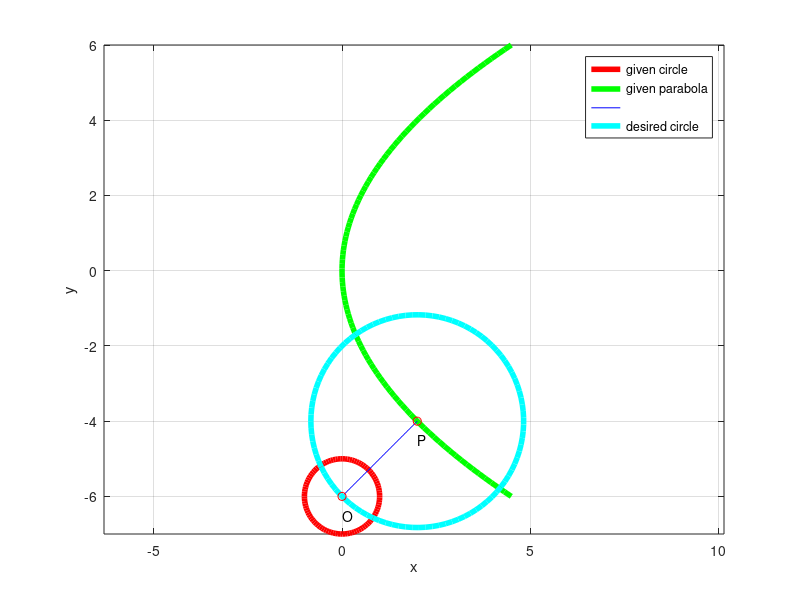
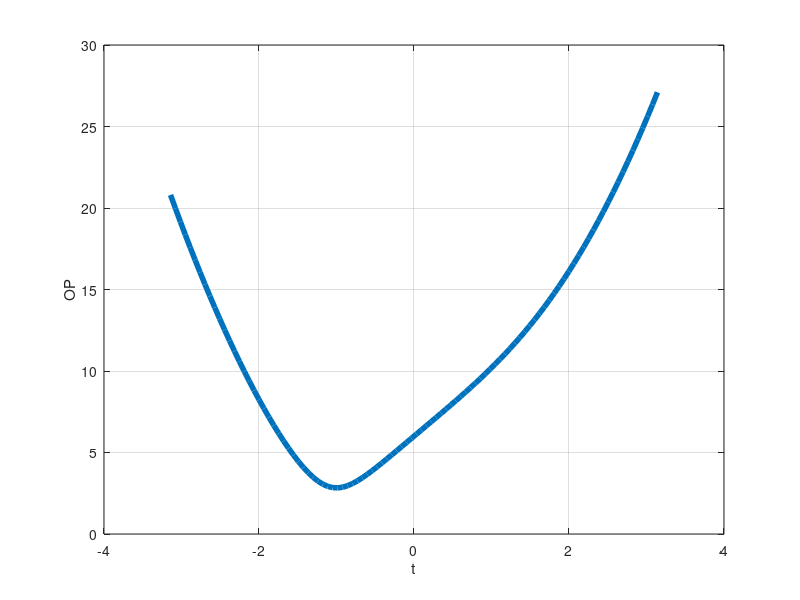

Source code (MATLAB) for these figures, in order:
clear;
close;
clc;


function plot_line(a,b,str)
m = (b(2)-a(2))/(b(1)-a(1));
c = a(2)-m*a(1);
x = linspace(a(1),b(1),100);
y = m*x +c;
plot(x,y,str);
endfunction

function plot_point(Q,str,offset)
plot(Q(1),Q(2),'ro')
text(Q(1)-offset(1),Q(2)-offset(2), str)
endfunction


t = linspace(-pi,pi,100);
r = 1;
x = r*cos(t);
y = r*sin(t) - 6;

%Plotting the given circle and parabola
figure(1)
plot(x,y,'r','LineWidth',4) 
hold on
axis equal
grid
t = linspace(-1.5,1.5,100);
x = 2*t.^2;
y = 4*t;
plot(x,y,'g','LineWidth',4) 

%Plotting OP
O = [0 -6]';
P = [2 -4]';
plot_line(O,P,'b')

%Radius of the desired circle
OP = norm(O-P)

%Plotting the desired circle
t = linspace(-pi,pi,100);
r = OP;
x = r*cos(t) + 2;
y = r*sin(t) - 4;
plot(x,y,'c','LineWidth',4) 

plot_point(P,'P',[0 0.5])
plot_point(O,'O',[0 0.5])
xlabel('x')
ylabel('y')


legend('given circle','given parabola','','desired circle',"location","northeast")
hold off
print ('ee16b1037a.eps', '-color')
%Plotting the function for finding minimum
figure(2)
%t = linspace(-2,2,100);
OP = 2*sqrt(polyval([1 0 4 12 9], t));
plot(t,OP,'LineWidth',4)
grid
xlabel('t')
ylabel('OP')
print ('ee16b1037b.eps', '-color')
